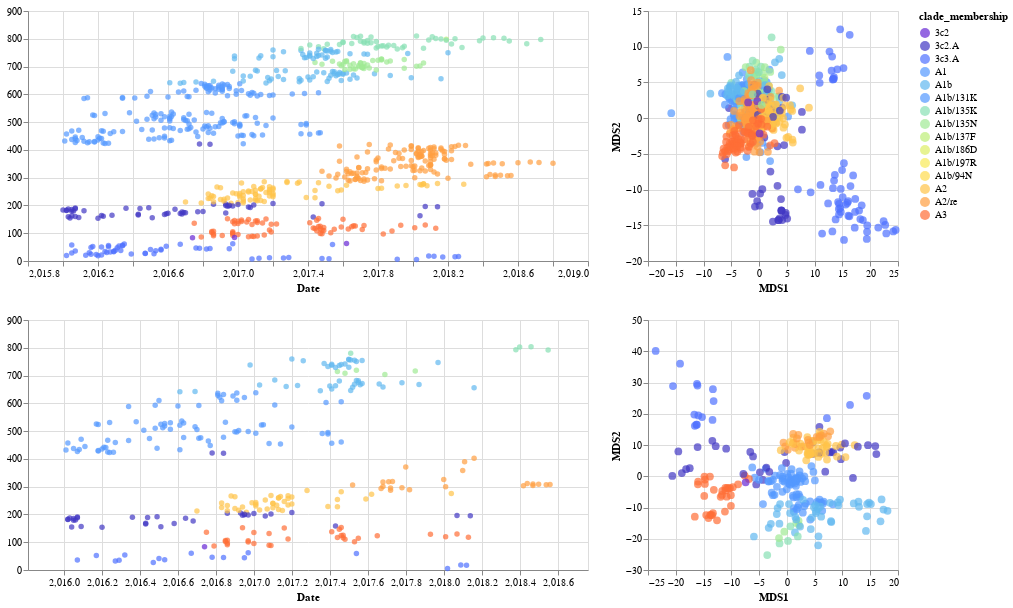

Write notebook code for a chart like this one.
### Code cell
list_of_chart_ha = linking_tree_with_plots_brush(merged_mds_df_ha,['mds1','mds2'],["MDS1", "MDS2"], 'clade_membership:N', ['strain','clade_membership'], domain, range_)
chart_ha = list_of_chart_ha[0]|list_of_chart_ha[1]
list_of_chart_concatenated = linking_tree_with_plots_brush(merged_mds_df_concatenated,['mds1','mds2'],["MDS1", "MDS2"], 'clade_membership:N', ['strain','clade_membership'], domain, range_)
chart_concat = list_of_chart_concatenated[0]|list_of_chart_concatenated[1]
alt.vconcat(chart_ha, chart_concat)

### Figure 1 — Vega-Lite specification as saved in the notebook (floating-point values rounded to 4 significant figures; data arrays with more than 128 entries replaced by an {"elided": "..."} marker saying what was removed)
{"config": {"view": {"continuousWidth": 400, "continuousHeight": 300}}, "vconcat": [{"hconcat": [{"mark": "circle", "encoding": {"color": {"condition": {"type": "nominal", "field": "clade_membership", "scale": {"domain": ["3c2", "3c2.A", "3c3.A", "A1", "A1b", "A1b/131K", "A1b/135K", "A1b/135N", "A1b/137F", "A1b/186D", "A1b/197R", "A1b/94N", "A2", "A2/re", "A3"], "range": ["#6626d4", "#4138c3", "#4e70ff", "#5499ff", "#61b8f0", "#5499ff", "#87dfb3", "#a0e994", "#bdee78", "#ddee64", "#f8e957", "#ffdb4e", "#ffc348", "#ff9e40", "#ff6e36"]}, "selection": "selector060"}, "value": "gray"}, "tooltip": [{"type": "nominal", "field": "strain"}, {"type": "nominal", "field": "clade_membership"}], "x": {"type": "quantitative", "field": "date", "scale": {"domain": [2016.0, 2019.0]}, "title": "Date"}, "y": {"type": "quantitative", "field": "y", "title": ""}}, "height": 250, "selection": {"selector060": {"type": "interval", "resolve": "global"}}, "width": 560}, {"mark": {"type": "circle", "size": 60}, "encoding": {"color": {"condition": {"type": "nominal", "field": "clade_membership", "scale": {"domain": ["3c2", "3c2.A", "3c3.A", "A1", "A1b", "A1b/131K", "A1b/135K", "A1b/135N", "A1b/137F", "A1b/186D", "A1b/197R", "A1b/94N", "A2", "A2/re", "A3"], "range": ["#6626d4", "#4138c3", "#4e70ff", "#5499ff", "#61b8f0", "#5499ff", "#87dfb3", "#a0e994", "#bdee78", "#ddee64", "#f8e957", "#ffdb4e", "#ffc348", "#ff9e40", "#ff6e36"]}, "selection": "selector060"}, "value": "gray"}, "tooltip": [{"type": "nominal", "field": "strain"}, {"type": "nominal", "field": "clade_membership"}], "x": {"type": "quantitative", "field": "mds1", "title": "MDS1"}, "y": {"type": "quantitative", "field": "mds2", "title": "MDS2"}}, "height": 250, "selection": {"selector060": {"type": "interval", "resolve": "global"}}, "width": 250}], "data": {"name": "data-87dede8a905b821fb7338302c741afeb"}}, {"hconcat": [{"mark": "circle", "encoding": {"color": {"condition": {"type": "nominal", "field": "clade_membership", "scale": {"domain": ["3c2", "3c2.A", "3c3.A", "A1", "A1b", "A1b/131K", "A1b/135K", "A1b/135N", "A1b/137F", "A1b/186D", "A1b/197R", "A1b/94N", "A2", "A2/re", "A3"], "range": ["#6626d4", "#4138c3", "#4e70ff", "#5499ff", "#61b8f0", "#5499ff", "#87dfb3", "#a0e994", "#bdee78", "#ddee64", "#f8e957", "#ffdb4e", "#ffc348", "#ff9e40", "#ff6e36"]}, "selection": "selector061"}, "value": "gray"}, "tooltip": [{"type": "nominal", "field": "strain"}, {"type": "nominal", "field": "clade_membership"}], "x": {"type": "quantitative", "field": "date", "scale": {"domain": [2016.0, 2019.0]}, "title": "Date"}, "y": {"type": "quantitative", "field": "y", "title": ""}}, "height": 250, "selection": {"selector061": {"type": "interval", "resolve": "global"}}, "width": 560}, {"mark": {"type": "circle", "size": 60}, "encoding": {"color": {"condition": {"type": "nominal", "field": "clade_membership", "scale": {"domain": ["3c2", "3c2.A", "3c3.A", "A1", "A1b", "A1b/131K", "A1b/135K", "A1b/135N", "A1b/137F", "A1b/186D", "A1b/197R", "A1b/94N", "A2", "A2/re", "A3"], "range": ["#6626d4", "#4138c3", "#4e70ff", "#5499ff", "#61b8f0", "#5499ff", "#87dfb3", "#a0e994", "#bdee78", "#ddee64", "#f8e957", "#ffdb4e", "#ffc348", "#ff9e40", "#ff6e36"]}, "selection": "selector061"}, "value": "gray"}, "tooltip": [{"type": "nominal", "field": "strain"}, {"type": "nominal", "field": "clade_membership"}], "x": {"type": "quantitative", "field": "mds1", "title": "MDS1"}, "y": {"type": "quantitative", "field": "mds2", "title": "MDS2"}}, "height": 250, "selection": {"selector061": {"type": "interval", "resolve": "global"}}, "width": 250}], "data": {"name": "data-993e0c8eca6bc37e7204e38f847952aa"}}], "$schema": "https://vega.github.io/schema/vega-lite/v4.8.1.json", "datasets": {"data-87dede8a905b821fb7338302c741afeb": {"elided": "810 records"}, "data-993e0c8eca6bc37e7204e38f847952aa": {"elided": "306 records"}}}
